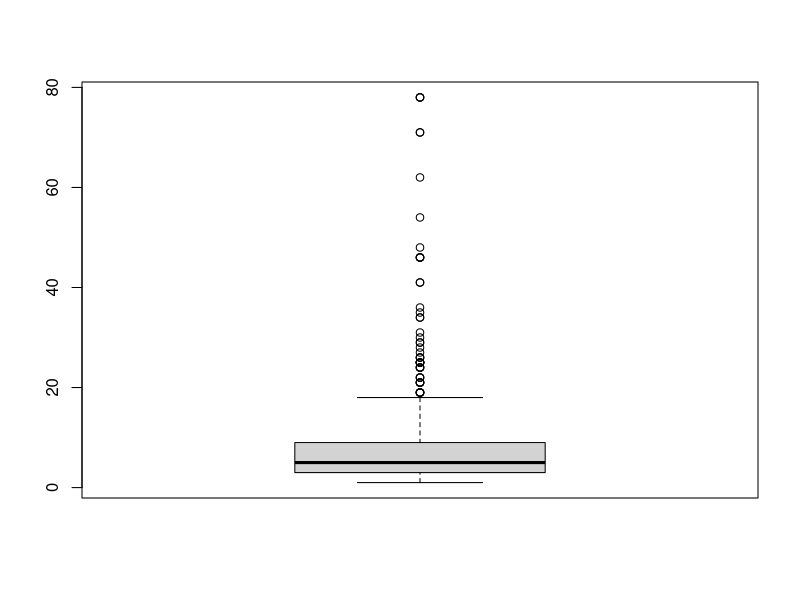

Source code (R):
## ---- chunk 1
sample_data<- read.csv("Data /sample_data.csv")
boxplot(sample_data$linkcount)
